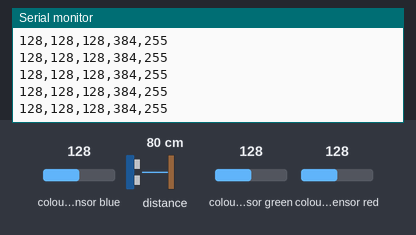
The sketch below on a simulated Arduino Nano 33 BLE. Parts: the last lines printed to the serial monitor. Inputs (shaded band) come from the test bench; at power-on: colour sensor blue 128, distance to the obstacle 80 cm, colour sensor green 128, colour sensor red 128.

Above: at 1.2 s.
1.3 s: colour sensor blue set to 5
At 1.59 s:
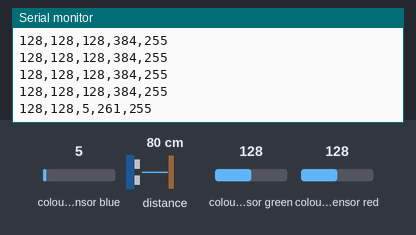
2.8 s: distance to the obstacle set to 2 cm
At 2.81 s:
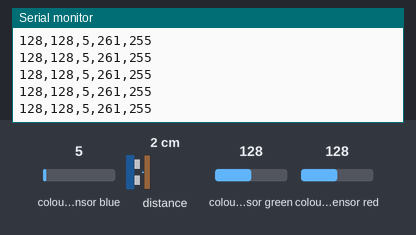
4.3 s: colour sensor green set to 5
At 4.44 s:
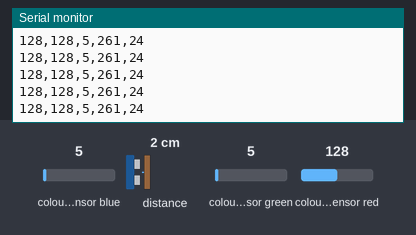
5.8 s: colour sensor red set to 5
At 5.87 s:
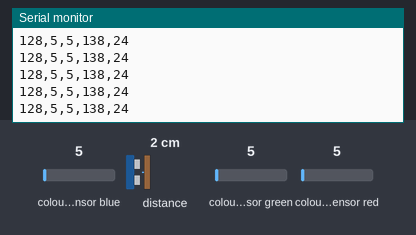
Timing chart, 0 to 8.3 s (numbered marks = the images above; inputs shaded):
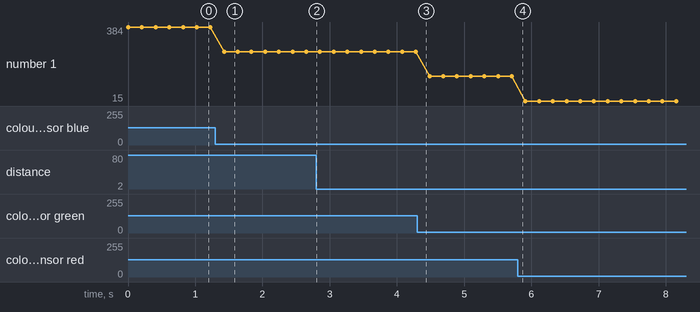

Measured:
- after the input at 1.3 s, the serial monitor: prints a new line after 0.13 s (image 1)
- plotted number 1: 384 → 261 after the input at 1.3 s, 261 → 138 after the input at 4.3 s, 138 → 15 after the input at 5.8 s

The sketch:

color-station.ino
```cpp
#include <Arduino_APDS9960.h>

void setup() {
  Serial.begin(115200);
  while (!Serial && millis() < 3000) {}

  if (!APDS.begin()) {
    Serial.println("APDS-9960 init failed");
    while (true) {}
  }
  Serial.println("r,g,b,clear,proximity");
}

void loop() {
  // wait until a color sample is available
  while (!APDS.colorAvailable()) delay(5);

  int r, g, b, c;
  APDS.readColor(r, g, b, c);

  int proximity = -1;
  if (APDS.proximityAvailable()) proximity = APDS.readProximity();  // 0 -> close, 255 -> far

  Serial.print(r); Serial.print(',');
  Serial.print(g); Serial.print(',');
  Serial.print(b); Serial.print(',');
  Serial.print(c); Serial.print(',');
  Serial.println(proximity);

  delay(200);
}
```
